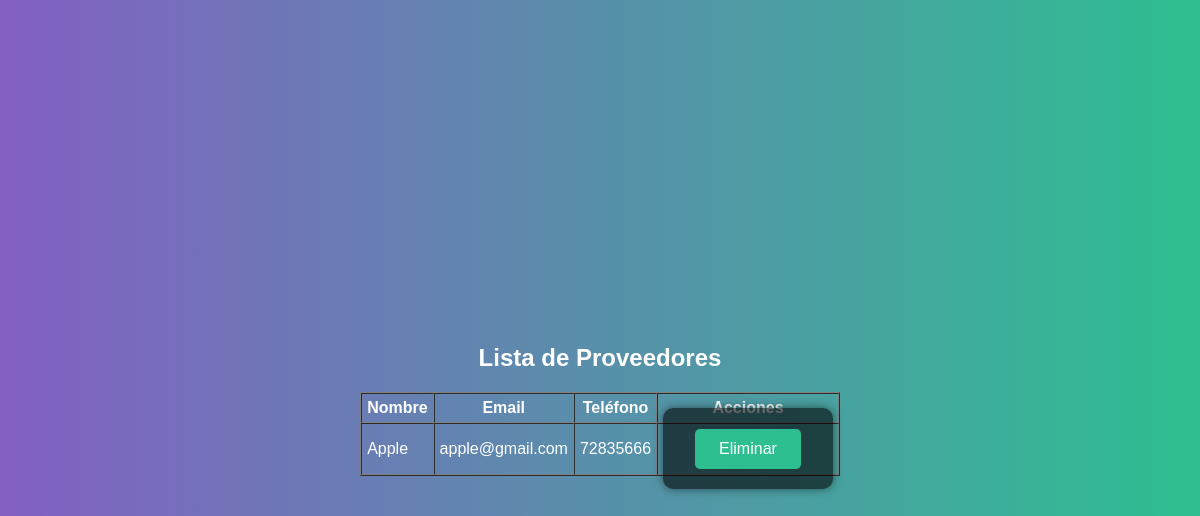
Page /proveedores (signed in) on the earlier database version.
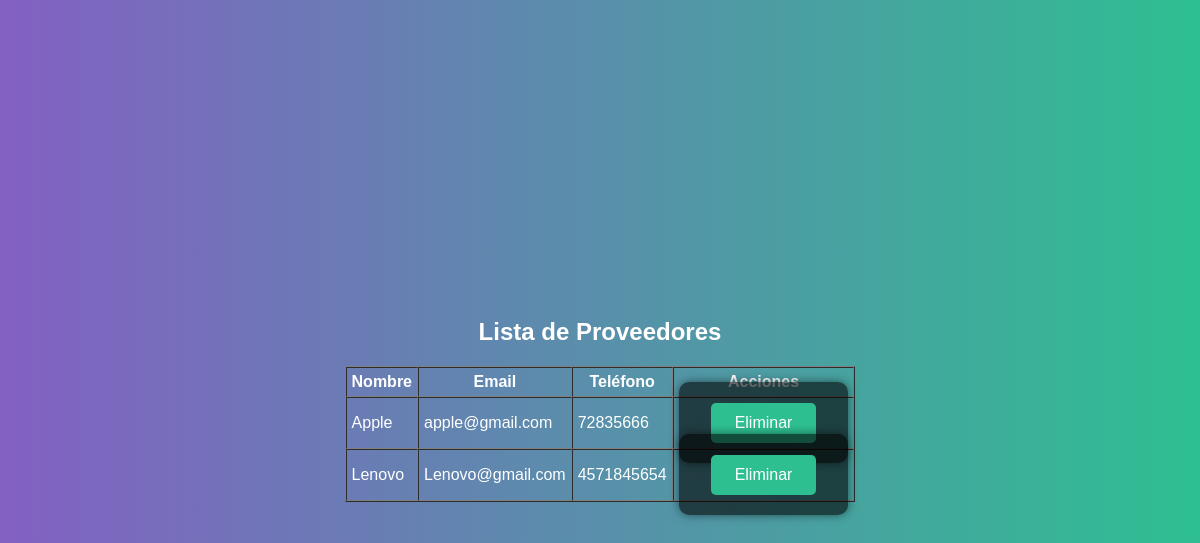
Same page on the later database version.
### app/models.py (models this page shows, shortened)
class Proveedor(db.Model):
    id = db.Column(db.Integer, primary_key=True)
    nombre = db.Column(db.String(150), nullable=False)
    email = db.Column(db.String(120))
    telefono = db.Column(db.String(50))
    productos = db.relationship('Producto', backref='proveedor', lazy=True)

### app/routes.py (the view)
@main.route('/proveedores')
@login_required
def listar_proveedores():
    if current_user.role != 'admin':
        flash('Acceso denegado')
        return redirect(url_for('main.dashboard'))
    proveedores = Proveedor.query.all()
    return render_template('listar_proveedores.html', proveedores=proveedores)

### app/templates/listar_proveedores.html (shortened to what this page needs)
{% extends 'base.html' %}
{% block content %}
<h2>Lista de Proveedores</h2>
{% if proveedores %}
  <table border="1" cellpadding="5" cellspacing="0">
    <thead>
      <tr>
        <th>Nombre</th>
        <th>Email</th>
        <th>Teléfono</th>
        <th>Acciones</th>
      </tr>
    </thead>
    <tbody>
      {% for proveedor in proveedores %}
      <tr>
        <td>{{ proveedor.nombre }}</td>
        <td>{{ proveedor.email }}</td>
        <td>{{ proveedor.telefono }}</td>
        <td>
          <form action="{{ url_for('main.eliminar_proveedor', id=proveedor.id) }}" method="POST" style="display:inline;">
            <button type="submit" onclick="return confirm('¿Eliminar este proveedor?')">Eliminar</button>
          </form>
        </td>
      </tr>
      {% endfor %}
    </tbody>
  </table>
{% else %}
  <p>No hay proveedores registrados.</p>
{% endif %}
{% endblock %}

Differences in the rows shown:
added Proveedor: nombre "Lenovo", email "Lenovo@gmail.com", telefono "4571845654"
